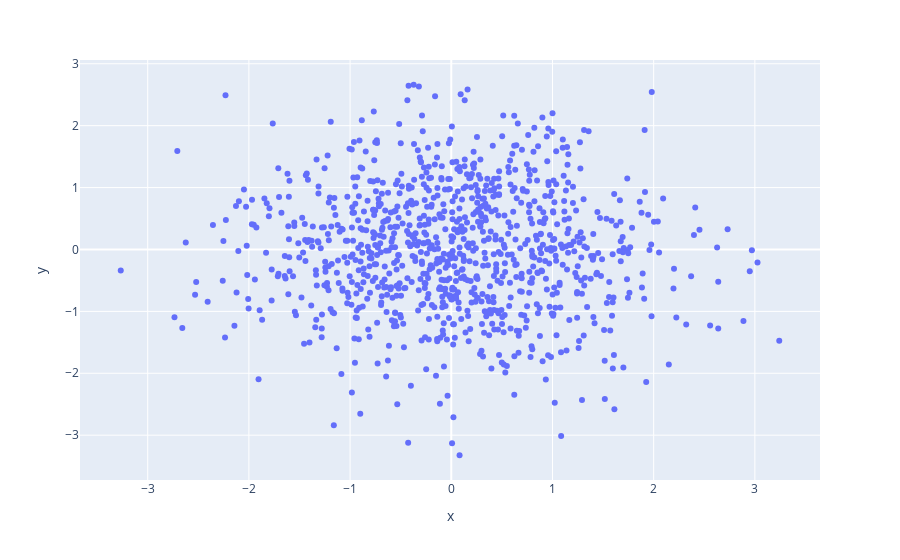

The notebook cell this image was saved under:
### Code cell
px.scatter(x=x, y=y)

### Figure 1 — Plotly figure (JSON) as saved in the notebook; plotly's stock layout.template omitted (floating-point values rounded to 4 significant figures; data arrays with more than 128 entries replaced by an {"elided": "..."} marker saying what was removed)
{"data": [{"hovertemplate": "x=%{x}<br>y=%{y}<extra></extra>", "legendgroup": "", "marker": {"color": "#636efa", "symbol": "circle"}, "mode": "markers", "name": "", "orientation": "v", "showlegend": false, "type": "scatter", "x": {"elided": "1000 float values"}, "xaxis": "x", "y": {"elided": "1000 float values"}, "yaxis": "y"}], "layout": {"legend": {"tracegroupgap": 0}, "margin": {"t": 60}, "xaxis": {"anchor": "y", "domain": [0, 1], "title": {"text": "x"}}, "yaxis": {"anchor": "x", "domain": [0, 1], "title": {"text": "y"}}}}
